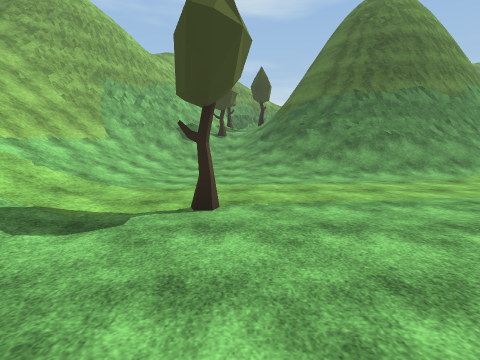
view 1 (above)

23 first-person views from a walk through a Unity game level. The camera is 1.5 m above the floor, tilts 6° down and sees 80° across. The floor is counted in squares, 2 m on a side. Each view is taken from the middle of a square. On the plan, view 1 faces up. The plan holds only what a view shows up to about 10 squares ahead; the rest is blank. The place goes on beyond the plan. The player is left out. Some surface patterns are stand-ins.

view 2
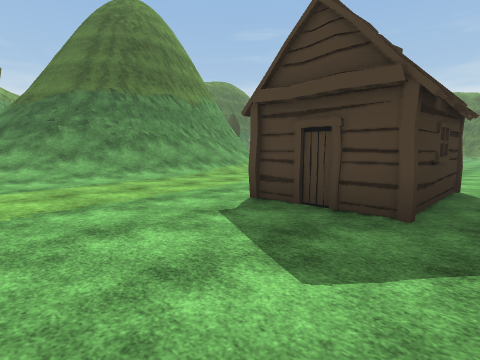

view 3
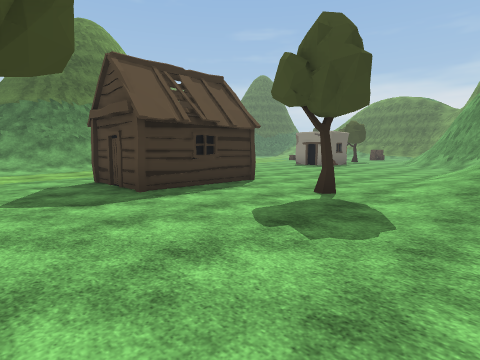

view 4
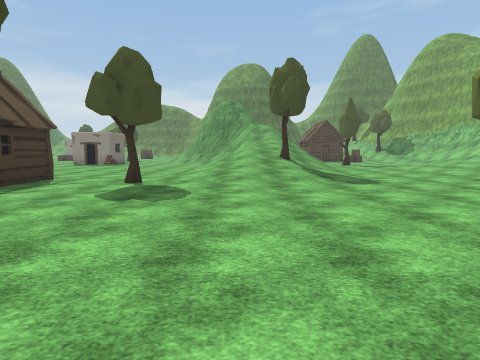

view 5
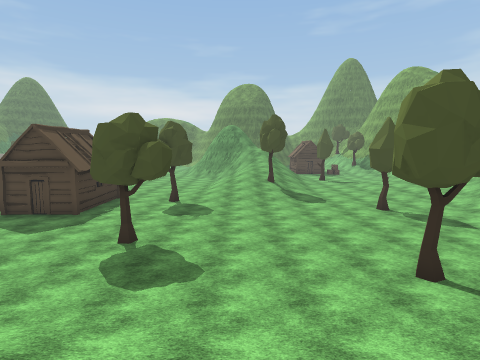

view 6
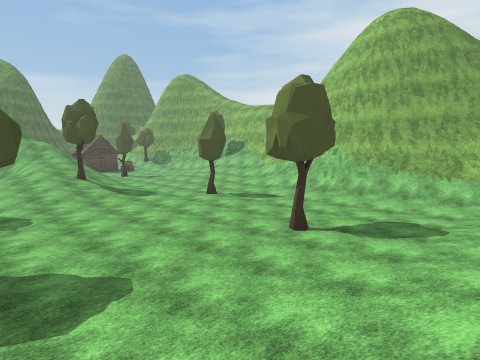

view 7
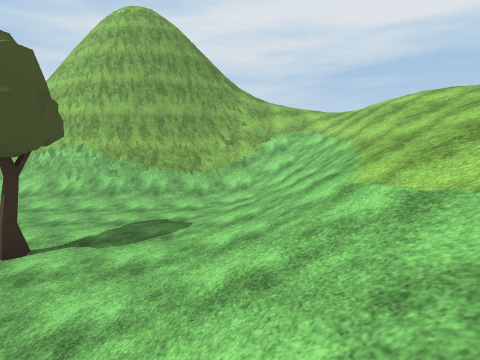

view 8
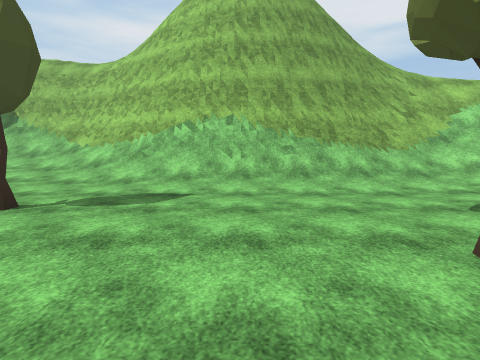

view 9
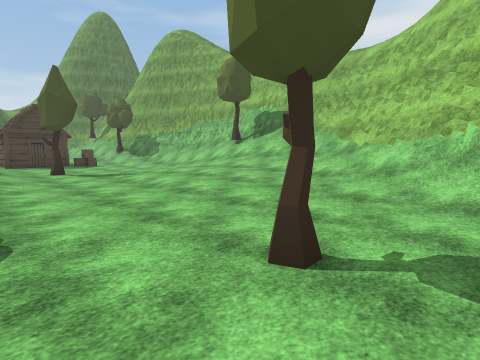

view 10
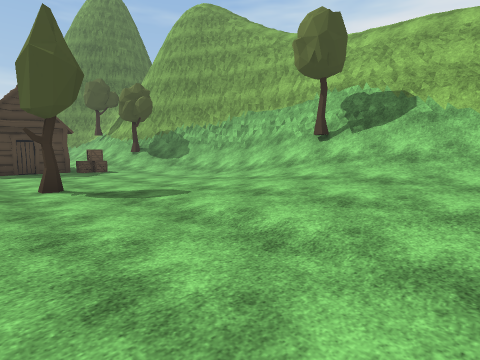

view 11
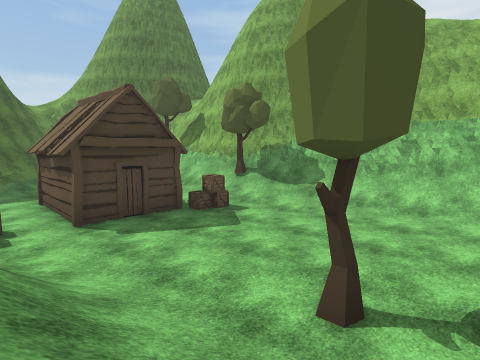

view 12
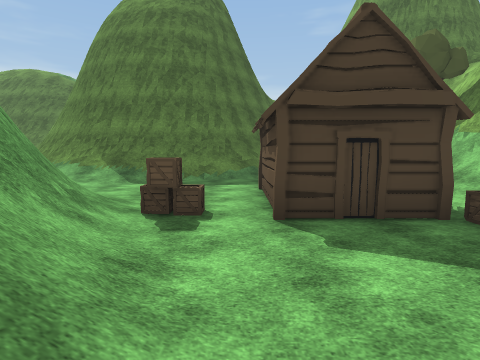

view 13
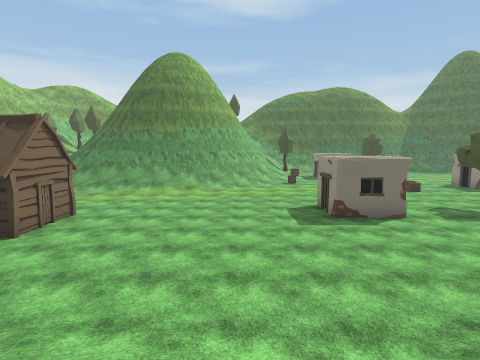

view 14
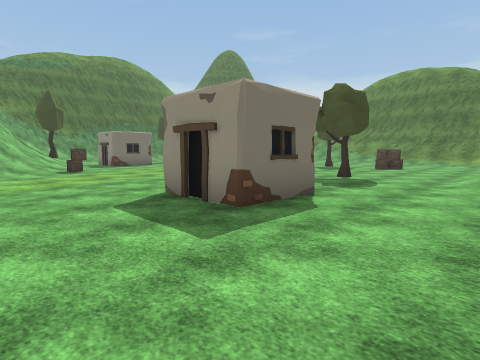

view 15
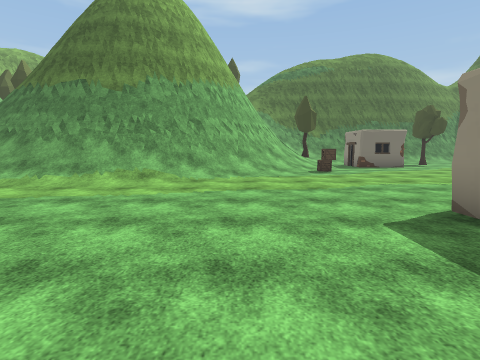

view 16
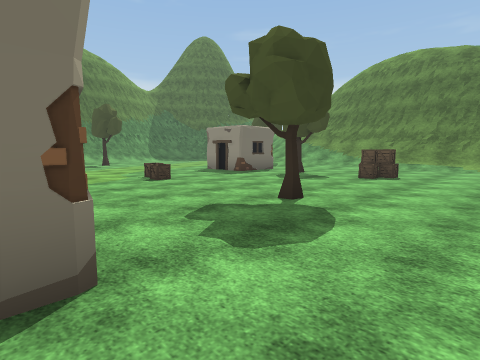

view 17
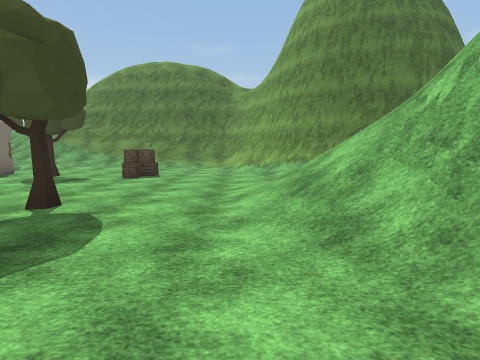

view 18
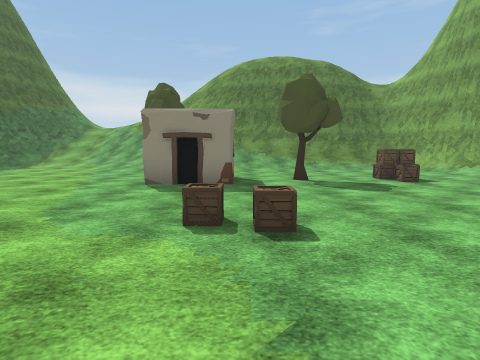

view 19
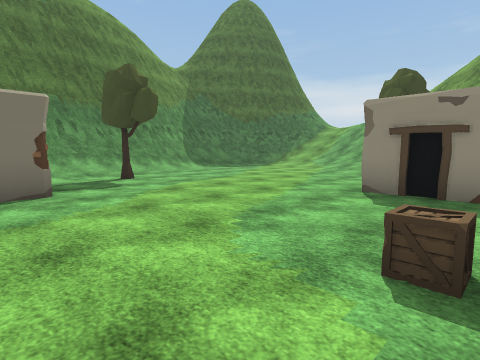

view 20
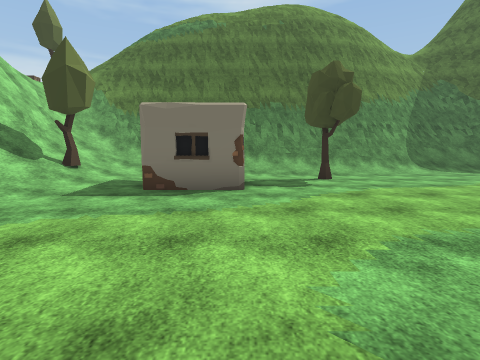

view 21
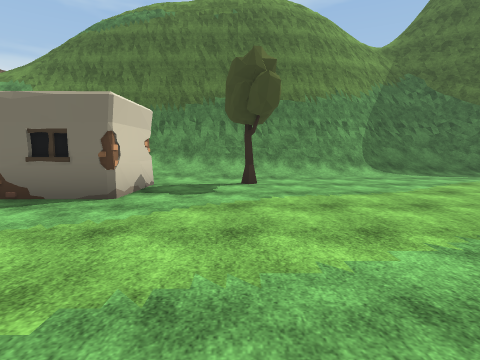

view 22
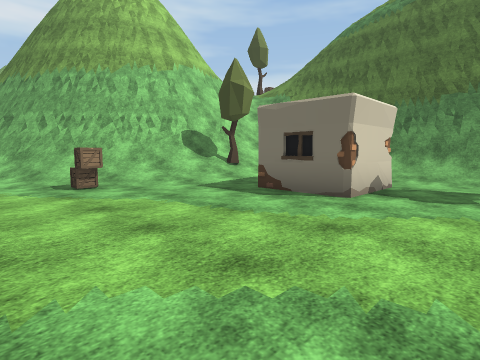

view 23
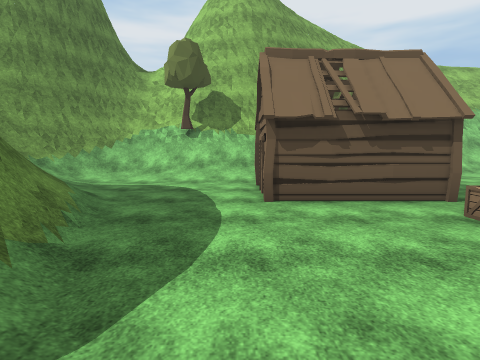

### Floor plan
Key: @ floor where view 1 was taken; # wall or solid block; . main floor; : floor 0.5 m higher than the main floor; + floor 0.75 m higher than the main floor; * floor 1.25 m higher than the main floor; % floor 1.5 m higher than the main floor; & floor 2.5 m higher than the main floor; / step, stairs or slope; = window, fence, low wall or low ledge; v drop or lower ground; T tree; H hut; C crate; O other object.
Columns run from 6 left of view 1 to 27 right of it. Each row starts with its distance up from view 1.
 21                        vvv
 20                        vvv
 19                   /##  ###########
 18                  ///=  #######////
 17                  #//// ///////....
 16                  ##///  .........
 15                   #=T.. O.T......
 14                   #//..##........
 13                   #//............
 12        /##       ##/............./
 11        //##     ##//C............T
 10 ##///+///########//..........
  9 /////::////####///...........
  8 ////....:///////.........C...O...
  7 ////.............................
  6  ///.........................T...
  5   //................. ...........
  4   //..T.............##...T...CC..
  3    /......HHH.......O#.........../
  2     ......  H..................../
  1      .....HHH..................//
  0      .@................//// ../##
 -1     ................./ ##/   /##
 -2   //...T....T......./   ##   /#
 -3   /+.........:://///        :##
 -4  //:........:+//           ./##
 -5 ///:........:+T% &     ## ../##
 -6 ///:.........://      ##/....##
 -7 ///:.T........./  /////.C....=#
 -8 ///...............///......../##
 -9 ///.......T........T....HHH.../
-10 //:.....................H  ..../
-11 ///://///....:::.......CC. ...../#
-12 /////####///::++::.....C./////./##
-13 //#########//++++::...//T//=/%//##
-14 //=##    ###/////*//////######=##
-15 ///##      ##=#/##//#####    #
-16    #        ##########

Where each view was taken, in squares from view 1:
view 1: 0 up, 0 right, facing up
view 2: 0 up, 0 right, facing up-right
view 3: 4 down, 1 right, facing up-right
view 4: 4 down, 1 left, facing right
view 5: 4 down, 5 left, facing right
view 6: 2 down, 4 left, facing down-right
view 7: 3 down, 4 left, facing down
view 8: 5 down, 1 right, facing down
view 9: 7 down, 3 right, facing down-right
view 10: 8 down, 7 right, facing down-right
view 11: 7 down, 12 right, facing down-right
view 12: 8 down, 14 right, facing right
view 13: 5 down, 11 right, facing up
view 14: 0 up, 11 right, facing up-right
view 15: 1 up, 11 right, facing up
view 16: 1 up, 15 right, facing up-right
view 17: 1 up, 15 right, facing right
view 18: 8 up, 16 right, facing right
view 19: 8 up, 17 right, facing up-right
view 20: 8 up, 18 right, facing up
view 21: 9 up, 20 right, facing up
view 22: 9 up, 20 right, facing up-left
view 23: 4 down, 21 right, facing down
